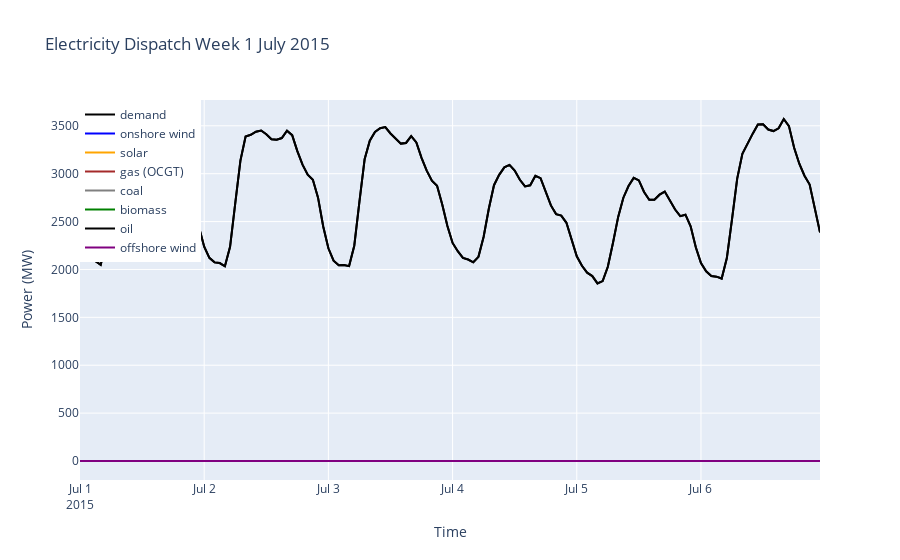

Notebook source saved alongside this figure:
### Code cell
import plotly.graph_objects as go

fig = go.Figure()

# Define the start and end of the first week of July
start_date = '2015-07-01'
end_date = '2015-07-07'

# Filter the snapshots for the first week of July
snapshots_july = network.snapshots[(network.snapshots >= start_date) & (network.snapshots < end_date)]

fig.add_trace(go.Scatter(x=snapshots_july, y=network.loads_t.p['load'][snapshots_july], mode='lines', name='demand', line=dict(color='black')))
fig.add_trace(go.Scatter(x=snapshots_july, y=network.generators_t.p['onshorewind'][snapshots_july], mode='lines', name='onshore wind', line=dict(color='blue')))
fig.add_trace(go.Scatter(x=snapshots_july, y=network.generators_t.p['solar'][snapshots_july], mode='lines', name='solar', line=dict(color='orange')))
fig.add_trace(go.Scatter(x=snapshots_july, y=network.generators_t.p['OCGT'][snapshots_july], mode='lines', name='gas (OCGT)', line=dict(color='brown')))
fig.add_trace(go.Scatter(x=snapshots_july, y=network.generators_t.p['Coal'][snapshots_july], mode='lines', name='coal', line=dict(color='grey')))
fig.add_trace(go.Scatter(x=snapshots_july, y=network.generators_t.p['Biomass'][snapshots_july], mode='lines', name='biomass', line=dict(color='green')))
fig.add_trace(go.Scatter(x=snapshots_july, y=network.generators_t.p['Oil'][snapshots_july], mode='lines', name='oil', line=dict(color='black')))
fig.add_trace(go.Scatter(x=snapshots_july, y=network.generators_t.p['offshorewind'][snapshots_july], mode='lines', name='offshore wind', line=dict(color='purple')))

fig.update_layout(title='Electricity Dispatch Week 1 July 2015',
                  xaxis_title='Time',
                  yaxis_title='Power (MW)',
                  legend=dict(x=0, y=1, traceorder='normal'))

fig.show()

### Figure 1 — Plotly figure (JSON) as saved in the notebook; plotly's stock layout.template omitted (floating-point values rounded to 4 significant figures; data arrays with more than 128 entries replaced by an {"elided": "..."} marker saying what was removed)
{"data": [{"line": {"color": "black"}, "mode": "lines", "name": "demand", "type": "scatter", "x": {"elided": "144 str values"}, "y": {"elided": "144 float values"}}, {"line": {"color": "blue"}, "mode": "lines", "name": "onshore wind", "type": "scatter", "x": {"elided": "144 str values"}, "y": {"elided": "144 float values"}}, {"line": {"color": "orange"}, "mode": "lines", "name": "solar", "type": "scatter", "x": {"elided": "144 str values"}, "y": {"elided": "144 float values"}}, {"line": {"color": "brown"}, "mode": "lines", "name": "gas (OCGT)", "type": "scatter", "x": {"elided": "144 str values"}, "y": {"elided": "144 float values"}}, {"line": {"color": "grey"}, "mode": "lines", "name": "coal", "type": "scatter", "x": {"elided": "144 str values"}, "y": {"elided": "144 float values"}}, {"line": {"color": "green"}, "mode": "lines", "name": "biomass", "type": "scatter", "x": {"elided": "144 str values"}, "y": {"elided": "144 float values"}}, {"line": {"color": "black"}, "mode": "lines", "name": "oil", "type": "scatter", "x": {"elided": "144 str values"}, "y": {"elided": "144 float values"}}, {"line": {"color": "purple"}, "mode": "lines", "name": "offshore wind", "type": "scatter", "x": {"elided": "144 str values"}, "y": {"elided": "144 float values"}}], "layout": {"legend": {"traceorder": "normal", "x": 0, "y": 1}, "title": {"text": "Electricity Dispatch Week 1 July 2015"}, "xaxis": {"title": {"text": "Time"}}, "yaxis": {"title": {"text": "Power (MW)"}}}}
